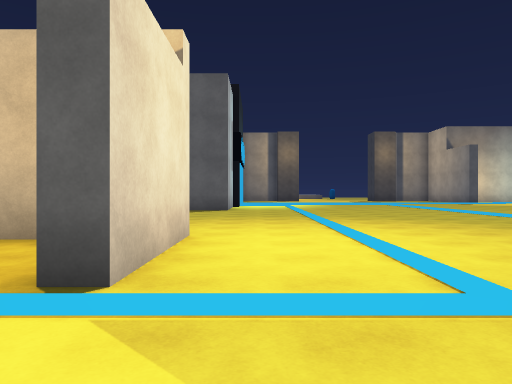
view 1 (above)

24 first-person views from a walk through a 3-D level made in the Unity game engine. The camera is 1.3 m above the floor, looks level and sees 70° across. The floor is counted in squares, 2 m on a side. Each view is taken from the middle of a square. On the plan, view 1 faces up. The plan holds only what a view shows up to about 11 squares ahead; the rest is blank. The place goes on beyond the plan. The player is left out. Surface patterns are stand-ins for the level's own textures.

view 2
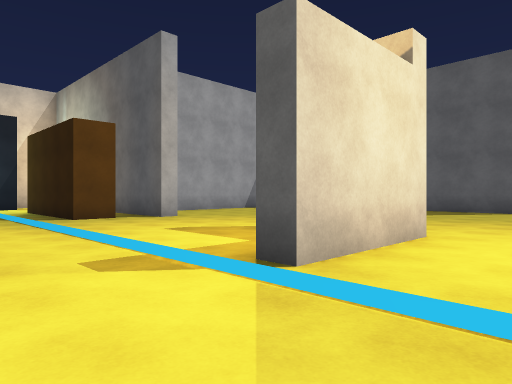

view 3
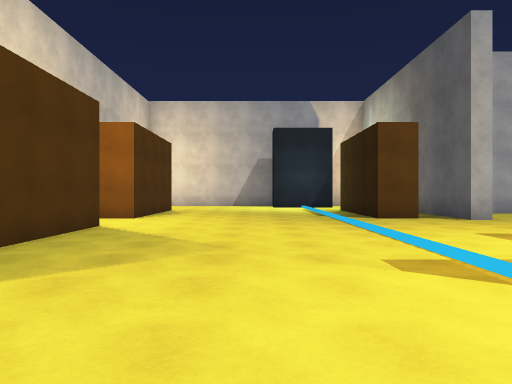

view 4
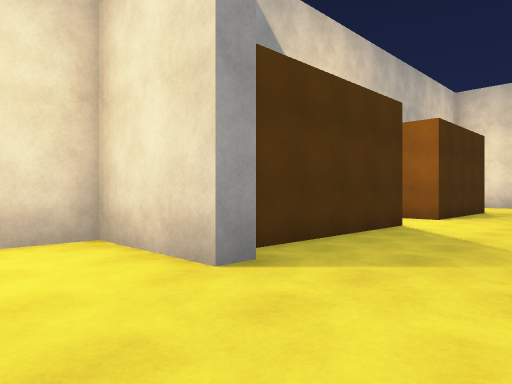

view 5
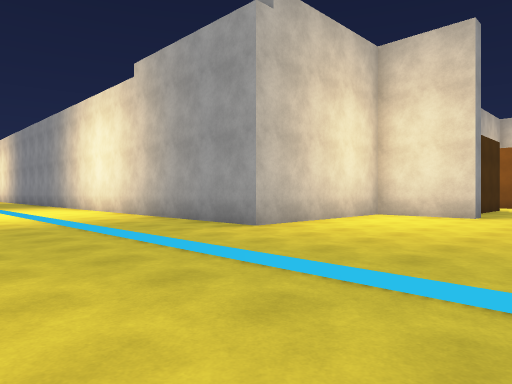

view 6
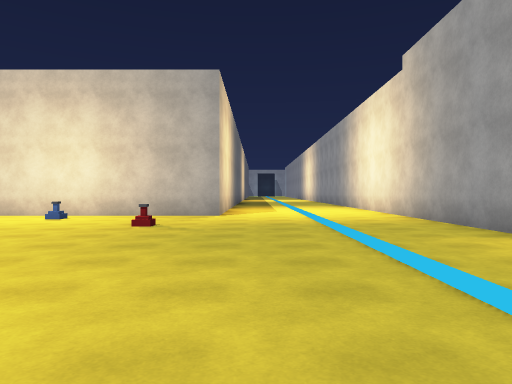

view 7
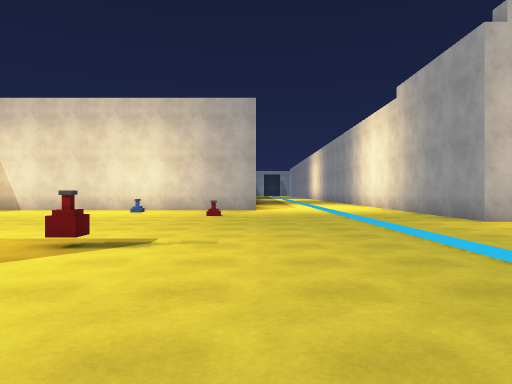

view 8
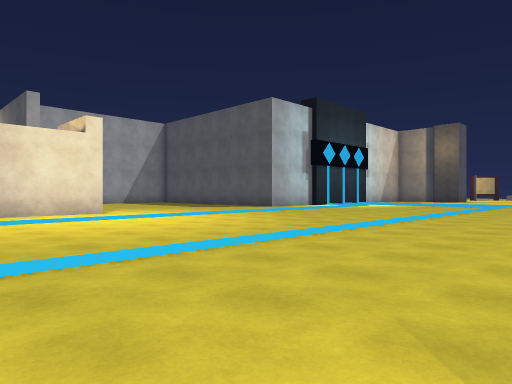

view 9
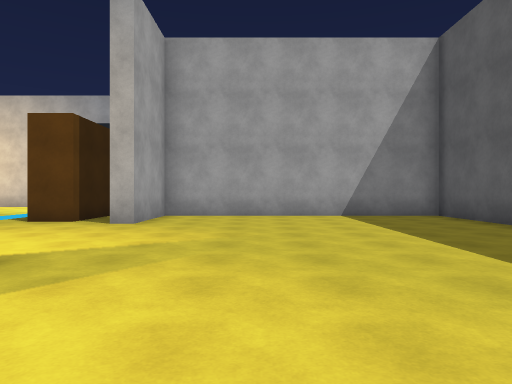

view 10
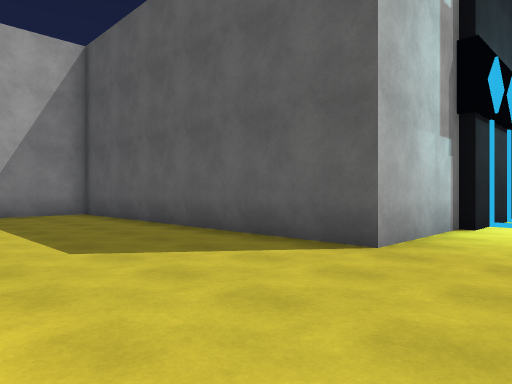

view 11
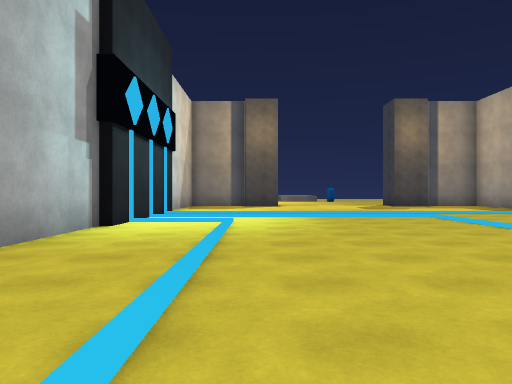

view 12
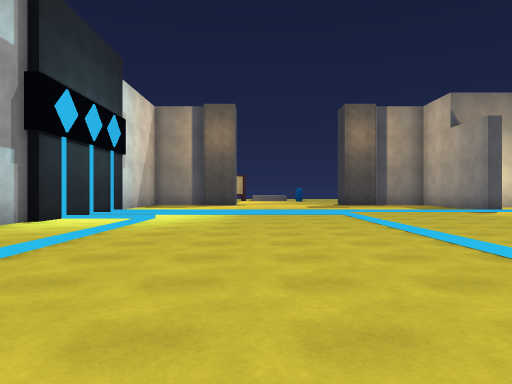

view 13
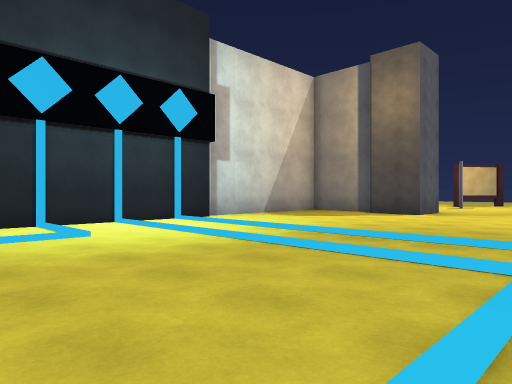

view 14
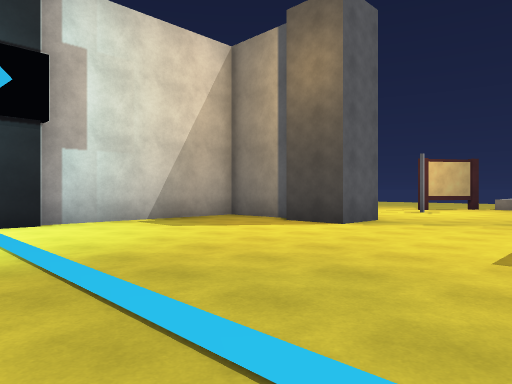

view 15
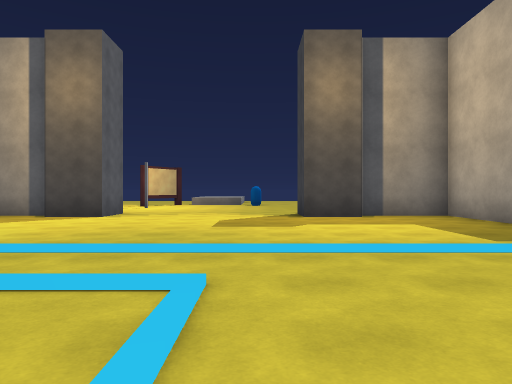

view 16
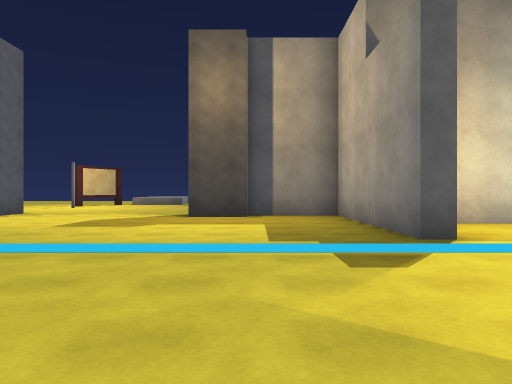

view 17
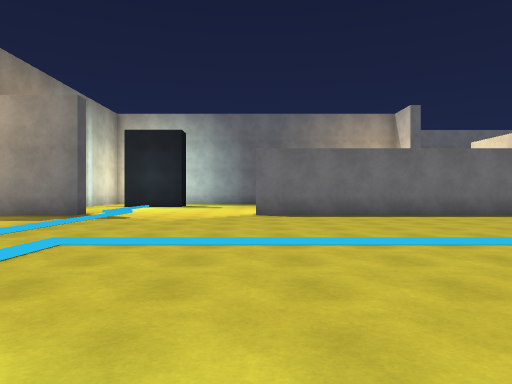

view 18
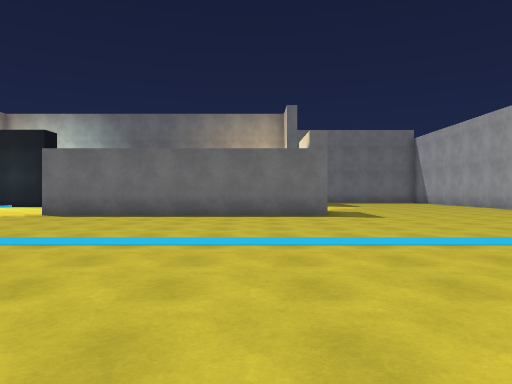

view 19
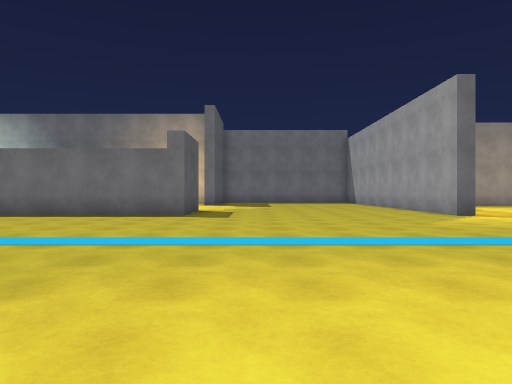

view 20
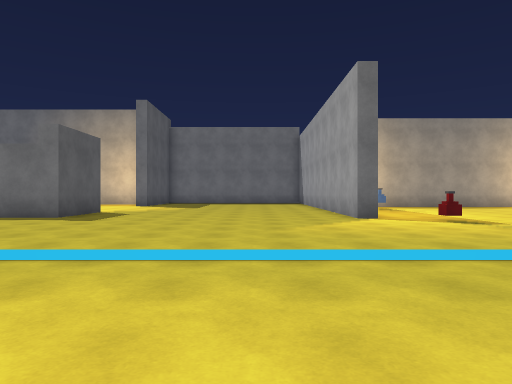

view 21
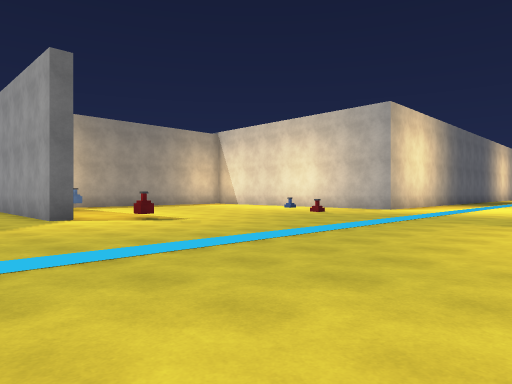

view 22
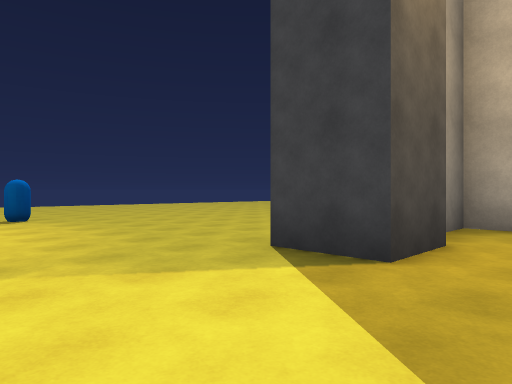

view 23
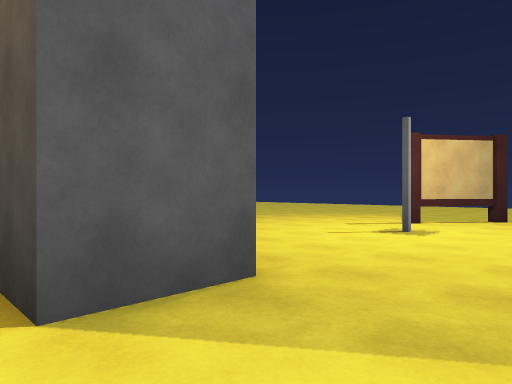

view 24
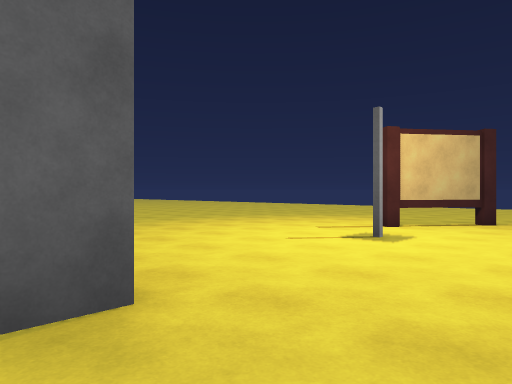

### Floor plan
Key: @ floor where view 1 was taken; # wall or solid block; . floor; / step, stairs or slope; P potion; L pole; S post; O other object.
Columns run from 11 left of view 1 to 14 right of it. Each row starts with its distance up from view 1.
 34          ....#L.  ....
 33         .....L..  O....
 32        ......... .......
 31        ......S..........
 30         ................
 29          ..............
 28            ...........
 27               #......
 26           #####.....####
 25           #............#
 24           #............###
 23           #............# .
 22           #............#..
 21           #............#./
 20           #//////////////
 19           #..............
 18           #..............
 17           #//............
 16           #..............
 15           #............#
 14           #............#
 13  ##########............#
 12  #.....................#
 11  #.....................#
 10  #.....................#
  9  #.....................#
  8  #.....................###
  7  #........................
  6  #........................
  5  ###....###...............
  4  ###......#...............
  3 ####......#...............
  2  ////////////.............
  1  ............ ............
  0  ..........@. .........###
 -1  .....................P...
 -2 ..........................
 -3 ####.######...............
 -4    #      #...............
 -5           ######..........
 -6                #..........
 -7                #.....P...
 -8                #..........
 -9                #........P.
-10                #....######
-11                #....#
-12                  ..

Where each view was taken, in squares from view 1:
view 1: 0 up, 0 right, facing up
view 2: 0 up, 1 right, facing up-left
view 3: 0 up, 1 right, facing left
view 4: 0 up, 1 right, facing down-left
view 5: 0 up, 9 right, facing down-left
view 6: 0 up, 8 right, facing down
view 7: 3 up, 9 right, facing down
view 8: 1 up, 10 right, facing up-left
view 9: 8 up, 0 right, facing left
view 10: 9 up, 1 right, facing up-left
view 11: 9 up, 2 right, facing up
view 12: 8 up, 4 right, facing up
view 13: 15 up, 7 right, facing up-left
view 14: 19 up, 7 right, facing up-left
view 15: 16 up, 7 right, facing up
view 16: 16 up, 10 right, facing up
view 17: 16 up, 2 right, facing right
view 18: 10 up, 2 right, facing right
view 19: 6 up, 2 right, facing right
view 20: 3 up, 3 right, facing right
view 21: 3 up, 3 right, facing down-right
view 22: 24 up, 5 right, facing up-right
view 23: 25 up, 5 right, facing up-left
view 24: 26 up, 5 right, facing up-left
